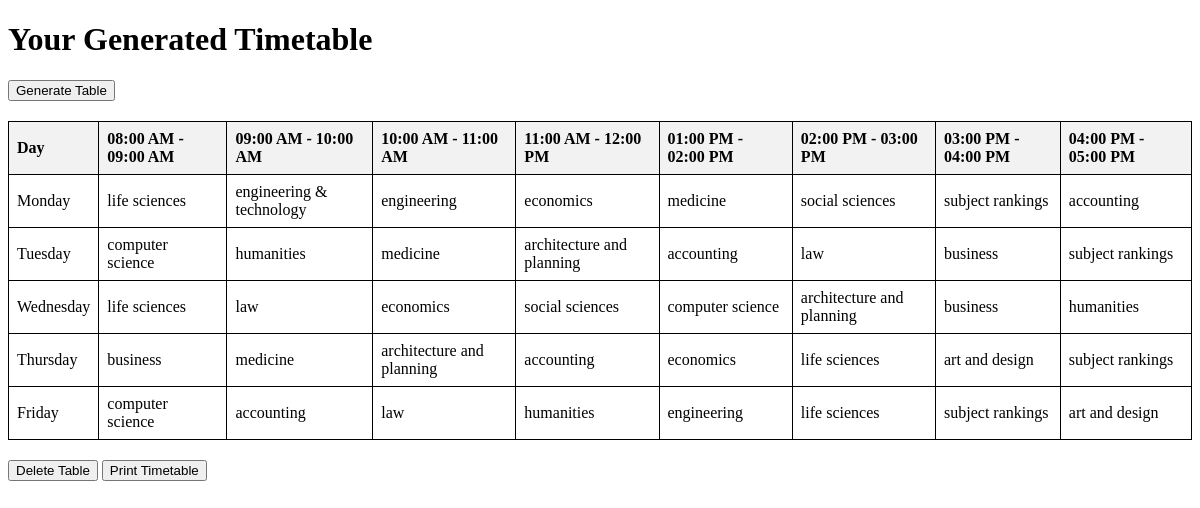
The page /generate-timetable/ (signed in) on the database its author committed.
### core/models.py (models this page shows, shortened)
class Timetable(models.Model):
    user = models.ForeignKey(User, on_delete=models.CASCADE)
    subject = models.CharField(max_length=100)
    day = models.CharField(max_length=20)
    time_slot = models.CharField(max_length=20)  # e.g., '08:00 AM - 09:00 AM'

### core/views.py (the view, shortened to what this page needs)
# urls.py: path('generate-timetable/', generate_timetable, name='generate_timetable'),
def generate_timetable(request):
    timetable_entries = []
    timetable_entries = Timetable.objects.filter(user=request.user)
    days = ['Monday', 'Tuesday', 'Wednesday', 'Thursday', 'Friday']
    time_slots = [
        '08:00 AM - 09:00 AM',
        '09:00 AM - 10:00 AM',
        '10:00 AM - 11:00 AM',
        '11:00 AM - 12:00 PM',
        '01:00 PM - 02:00 PM',
        '02:00 PM - 03:00 PM',
        '03:00 PM - 04:00 PM',
        '04:00 PM - 05:00 PM'
    ]
    context = {
        'timetable_entries': timetable_entries,
        'days': days,
        'time_slots': time_slots,
    }
    return render(request, 'generate_timetable.html', context)

### core/templates/generate_timetable.html (shortened to what this page needs)
<!DOCTYPE html>
<html lang="en">
<head>
</head>
<body>
    <h1>Your Generated Timetable</h1>
    <button onclick="toggleForm()">Generate Table</button>
    {% if timetable_entries %}
        <table>
            <thead>
                <tr>
                    <th>Day</th>
                    {% for time in time_slots %}
                        <th>{{ time }}</th>
                    {% endfor %}
                </tr>
            </thead>
            <tbody>
                {% for day in days %}
                <tr>
                    <td>{{ day }}</td>
                    {% for time in time_slots %}
                        <td>
                            {% for entry in timetable_entries %}
                                {% if entry.day == day and entry.time_slot == time %}
                                    {{ entry.subject }}
                                {% endif %}
                            {% endfor %}
                        </td>
                    {% endfor %}
                </tr>
                {% endfor %}
            </tbody>
        </table>
        <button onclick="window.location.href='{% url 'delete_timetable' %}'">Delete Table</button>
        <button onclick="printTimetable()">Print Timetable</button>
    {% else %}
        <p>No timetable has been generated yet. Please input your subjects and generate one.</p>
    {% endif %}
</body>
</html>

### core/templates/generate_timetable.html (style rules this page uses)
table { width: 100%; border-collapse: collapse; margin: 20px 0; font-size: 16px; text-align: left; }
table, th, td { border: 1px solid black; }
th, td { padding: 8px; }
th { background-color: #f2f2f2; }

### rows shown on the page
Timetable: subject "life sciences"
Timetable: subject "engineering & technology"
Timetable: subject "engineering"
Timetable: subject "economics"
Timetable: subject "medicine"
Timetable: subject "social sciences"
Timetable: subject "subject rankings"
Timetable: subject "accounting"
Timetable: subject "computer science"
Timetable: subject "humanities"
Timetable: subject "medicine"
Timetable: subject "architecture and planning"
Timetable: subject "accounting"
Timetable: subject "law"
Timetable: subject "business"
Timetable: subject "subject rankings"
Timetable: subject "life sciences"
Timetable: subject "law"
Timetable: subject "economics"
Timetable: subject "social sciences"
Timetable: subject "computer science"
Timetable: subject "architecture and planning"
Timetable: subject "business"
Timetable: subject "humanities"
Timetable: subject "business"
Timetable: subject "medicine"
Timetable: subject "architecture and planning"
Timetable: subject "accounting"
Timetable: subject "economics"
Timetable: subject "life sciences"
Timetable: subject "art and design"
Timetable: subject "subject rankings"
Timetable: subject "computer science"
Timetable: subject "accounting"
Timetable: subject "law"
Timetable: subject "humanities"
Timetable: subject "engineering"
Timetable: subject "life sciences"
Timetable: subject "subject rankings"
Timetable: subject "art and design"

### other values the page prints
{{ time }} "08:00 AM - 09:00 AM" "09:00 AM - 10:00 AM" "10:00 AM - 11:00 AM" "11:00 AM - 12:00 PM" "01:00 PM - 02:00 PM" "02:00 PM - 03:00 PM" "03:00 PM - 04:00 PM" "04:00 PM - 05:00 PM"
{{ day }} "Monday" "Tuesday" "Wednesday" "Thursday" "Friday"
